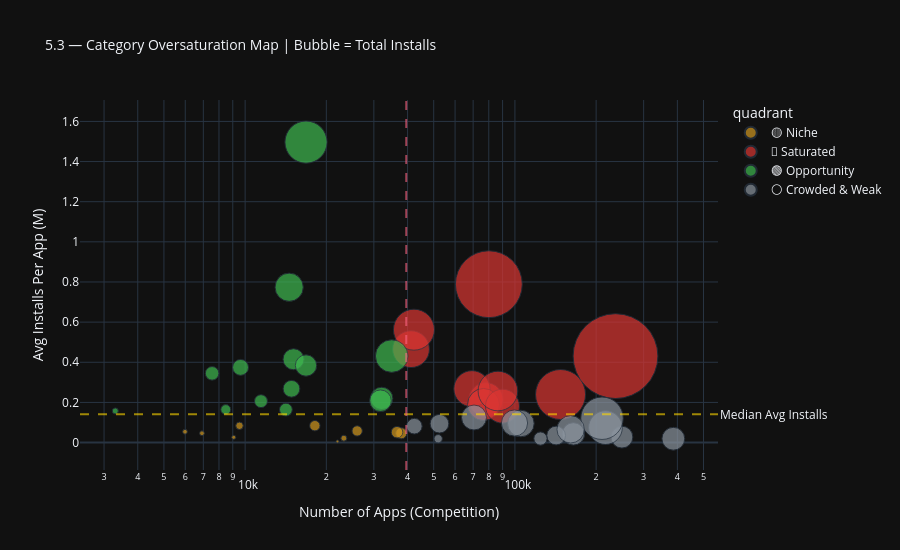

Notebook code for this chart:
### Code cell
# ── 5.3 Category Oversaturation Map ──────────────────────────────────────────
cat_sat = con.execute("""
    SELECT
        genre,
        COUNT(*)              as app_count,
        AVG(minInstalls)/1e6  as avg_installs_M,
        SUM(minInstalls)/1e9  as total_installs_B
    FROM apps
    WHERE genre IS NOT NULL AND minInstalls IS NOT NULL
    GROUP BY genre
    HAVING COUNT(*) >= 50
""").df()

ph.plot_oversaturation(cat_sat)

### Figure 1 — Plotly figure (JSON) as saved in the notebook; plotly's stock layout.template omitted (floating-point values rounded to 4 significant figures)
{"data": [{"customdata": [[1.525], [0.322], [1.755], [0.1214], [0.7968], [0.2371], [0.5062], [1.507], [1.885], [0.3206]], "hovertemplate": "<b>%{hovertext}</b><br><br>quadrant=🟡 Niche<br>Number of Apps (Competition)=%{x}<br>Avg Installs Per App (M)=%{y:.2f}<br>total_installs_B=%{customdata[0]:.2f}<extra></extra>", "hovertext": ["Trivia", "Parenting", "Health & Fitness", "Events", "Dating", "House & Home", "Beauty", "Art & Design", "Auto & Vehicles", "Libraries & Demo"], "legendgroup": "🟡 Niche", "marker": {"color": "#d29922", "size": [1.525, 0.322, 1.755, 0.1214, 0.7968, 0.2371, 0.5062, 1.507, 1.885, 0.3206], "sizemode": "area", "sizeref": 0.02822, "symbol": "circle"}, "mode": "markers", "name": "🟡 Niche", "orientation": "v", "showlegend": true, "type": "scatter", "x": [18133, 5986, 37912, 21994, 9530, 9075, 23224, 26017, 36557, 6917], "xaxis": "x", "y": [0.08409, 0.05378, 0.0463, 0.00552, 0.0836, 0.02613, 0.0218, 0.05793, 0.05155, 0.04636], "yaxis": "y"}, {"customdata": [[35.34], [16.64], [19.17], [18.57], [101.6], [14.51], [63.15], [23.75], [16.31], [22.22]], "hovertemplate": "<b>%{hovertext}</b><br><br>quadrant=🔴 Saturated<br>Number of Apps (Competition)=%{x}<br>Avg Installs Per App (M)=%{y:.2f}<br>total_installs_B=%{customdata[0]:.2f}<extra></extra>", "hovertext": ["Productivity", "Arcade", "Photography", "Social", "Tools", "Puzzle", "Communication", "Action", "Travel & Local", "Casual"], "legendgroup": "🔴 Saturated", "marker": {"color": "#da3633", "size": [35.34, 16.64, 19.17, 18.57, 101.6, 14.51, 63.15, 23.75, 16.31, 22.22], "sizemode": "area", "sizeref": 0.02822, "symbol": "circle"}, "mode": "markers", "name": "🔴 Saturated", "orientation": "v", "showlegend": true, "type": "scatter", "x": [147613, 78113, 41199, 69301, 235917, 76493, 80046, 42229, 89928, 86500], "xaxis": "x", "y": [0.2394, 0.213, 0.4654, 0.2679, 0.4307, 0.1896, 0.7889, 0.5623, 0.1813, 0.2568], "yaxis": "y"}, {"customdata": [[7.059], [2.326], [3.602], [2.363], [15.06], [6.612], [6.276], [25.17], [0.5201], [3.979], [2.601], [11.27], [6.455], [1.393]], "hovertemplate": "<b>%{hovertext}</b><br><br>quadrant=🟢 Opportunity<br>Number of Apps (Competition)=%{x}<br>Avg Installs Per App (M)=%{y:.2f}<br>total_installs_B=%{customdata[0]:.2f}<extra></extra>", "hovertext": ["Adventure", "Word", "Weather", "Card", "Simulation", "Educational", "Strategy", "Video Players & Editors", "Comics", "Board", "Music", "Racing", "Role Playing", "Casino"], "legendgroup": "🟢 Opportunity", "marker": {"color": "#3fb950", "size": [7.059, 2.326, 3.602, 2.363, 15.06, 6.612, 6.276, 25.17, 0.5201, 3.979, 2.601, 11.27, 6.455, 1.393], "sizemode": "area", "sizeref": 0.02822, "symbol": "circle"}, "mode": "markers", "name": "🟢 Opportunity", "orientation": "v", "showlegend": true, "type": "scatter", "x": [32070, 14162, 9618, 11448, 34938, 31749, 15116, 16813, 3302, 14853, 7544, 14562, 16815, 8476], "xaxis": "x", "y": [0.2201, 0.1643, 0.3745, 0.2064, 0.431, 0.2083, 0.4152, 1.497, 0.1575, 0.2679, 0.3448, 0.7739, 0.3839, 0.1643], "yaxis": "y"}, {"customdata": [[4.929], [6.771], [9.985], [16.1], [0.9857], [7.35], [7.113], [4.985], [9.698], [8.802], [25.51], [2.49], [10.63], [3.459]], "hovertemplate": "<b>%{hovertext}</b><br><br>quadrant=⚪ Crowded & Weak<br>Number of Apps (Competition)=%{x}<br>Avg Installs Per App (M)=%{y:.2f}<br>total_installs_B=%{customdata[0]:.2f}<extra></extra>", "hovertext": ["News & Magazines", "Business", "Finance", "Music & Audio", "Medical", "Education", "Lifestyle", "Books & Reference", "Personalization", "Sports", "Entertainment", "Food & Drink", "Shopping", "Maps & Navigation"], "legendgroup": "⚪ Crowded & Weak", "marker": {"color": "#8b949e", "size": [4.929, 6.771, 9.985, 16.1, 0.9857, 7.35, 7.113, 4.985, 9.698, 8.802, 25.51, 2.49, 10.63, 3.459], "sizemode": "area", "sizeref": 0.02822, "symbol": "circle"}, "mode": "markers", "name": "⚪ Crowded & Weak", "orientation": "v", "showlegend": true, "type": "scatter", "x": [52526, 249219, 105199, 216562, 51940, 386518, 164700, 142158, 99642, 70534, 210275, 124373, 160889, 42378], "xaxis": "x", "y": [0.09385, 0.02717, 0.09492, 0.07436, 0.01898, 0.01902, 0.04319, 0.03506, 0.09732, 0.1248, 0.1213, 0.02002, 0.06606, 0.08163], "yaxis": "y"}], "layout": {"annotations": [{"showarrow": false, "text": "Median Avg Installs", "x": 1, "xanchor": "left", "xref": "x domain", "y": 0.1412, "yanchor": "middle", "yref": "y"}, {"showarrow": false, "text": "Median App Count", "x": 39560.0, "xanchor": "left", "xref": "x", "y": 1, "yanchor": "top", "yref": "y domain"}], "height": 550, "legend": {"itemsizing": "constant", "title": {"text": "quadrant"}, "tracegroupgap": 0}, "shapes": [{"line": {"color": "#ffd700", "dash": "dash"}, "opacity": 0.6, "type": "line", "x0": 0, "x1": 1, "xref": "x domain", "y0": 0.1412, "y1": 0.1412, "yref": "y"}, {"line": {"color": "#ff6584", "dash": "dash"}, "opacity": 0.6, "type": "line", "x0": 39560.0, "x1": 39560.0, "xref": "x", "y0": 0, "y1": 1, "yref": "y domain"}], "title": {"font": {"size": 14}, "text": "5.3 — Category Oversaturation Map | Bubble = Total Installs"}, "xaxis": {"anchor": "y", "domain": [0.0, 1.0], "title": {"text": "Number of Apps (Competition)"}, "type": "log"}, "yaxis": {"anchor": "x", "domain": [0.0, 1.0], "title": {"text": "Avg Installs Per App (M)"}}}}
